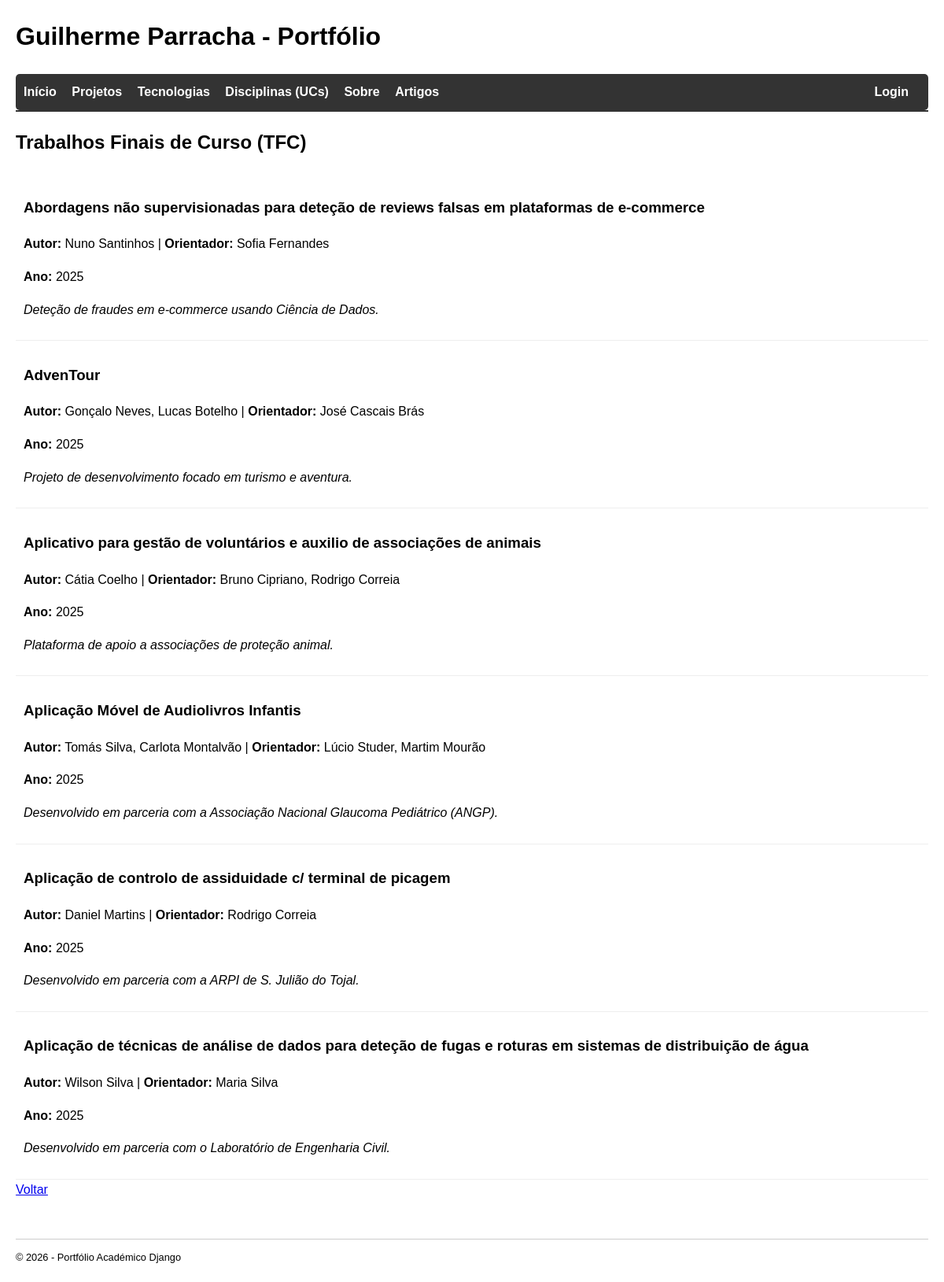
Screenshot of /tfcs/ with the database file from the repository.
### portfolio/models.py (models this page shows, shortened)
class TFC(models.Model):
    titulo = models.CharField(max_length=255)
    autor = models.CharField(max_length=255)
    orientador = models.CharField(max_length=255)
    ano = models.IntegerField()
    resumo = models.TextField()
    curso = models.CharField(max_length=100, blank=True)
    link_relatorio = models.URLField(blank=True, default='')

### portfolio/views.py (the view)
# urls.py: path('tfcs/', views.tfcs_view, name='tfcs'),
def tfcs_view(request):
    context = {'tfcs': TFC.objects.all()}
    return render(request, 'portfolio/tfcs.html', context)

### portfolio/templates/portfolio/tfcs.html (shortened to what this page needs)
{% extends "portfolio/layout.html" %}
{% block content %}
<h2>Trabalhos Finais de Curso (TFC)</h2>
{% for tfc in tfcs %}
    <div style="border-bottom: 1px solid #eee; padding: 10px;">
        <h3>{{ tfc.titulo }}</h3>
        <p><strong>Autor:</strong> {{ tfc.autor }} | <strong>Orientador:</strong> {{ tfc.orientador }}</p>
        <p><strong>Ano:</strong> {{ tfc.ano }}</p>
        <p><em>{{ tfc.resumo }}</em></p>
    </div>
{% endfor %}
<a href="{% url 'portfolio:home' %}">Voltar</a>
{% endblock %}

### portfolio/templates/portfolio/layout.html (style rules this page uses)
body { font-family: sans-serif; margin: 20px; line-height: 1.6; }

### rows the page displays
TFC: titulo "Abordagens não supervisionadas para deteção de reviews falsas em plataformas de e-commerce", autor "Nuno Santinhos", orientador "Sofia Fernandes", ano "2025", resumo "Deteção de fraudes em e-commerce usando Ciência de Dados."
TFC: titulo "AdvenTour", autor "Gonçalo Neves, Lucas Botelho", orientador "José Cascais Brás", ano "2025", resumo "Projeto de desenvolvimento focado em turismo e aventura."
TFC: titulo "Aplicativo para gestão de voluntários e auxilio de associações de animais", autor "Cátia Coelho", orientador "Bruno Cipriano, Rodrigo Correia", ano "2025", resumo "Plataforma de apoio a associações de proteção animal."
TFC: titulo "Aplicação Móvel de Audiolivros Infantis", autor "Tomás Silva, Carlota Montalvão", orientador "Lúcio Studer, Martim Mourão", ano "2025", resumo "Desenvolvido em parceria com a Associação Nacional Glaucoma Pediátrico (ANGP)."
TFC: titulo "Aplicação de controlo de assiduidade c/ terminal de picagem", autor "Daniel Martins", orientador "Rodrigo Correia", ano "2025", resumo "Desenvolvido em parceria com a ARPI de S. Julião do Tojal."
TFC: titulo "Aplicação de técnicas de análise de dados para deteção de fugas e roturas em sistemas de distribuição de água", autor "Wilson Silva", orientador "Maria Silva", ano "2025", resumo "Desenvolvido em parceria com o Laboratório de Engenharia Civil."
